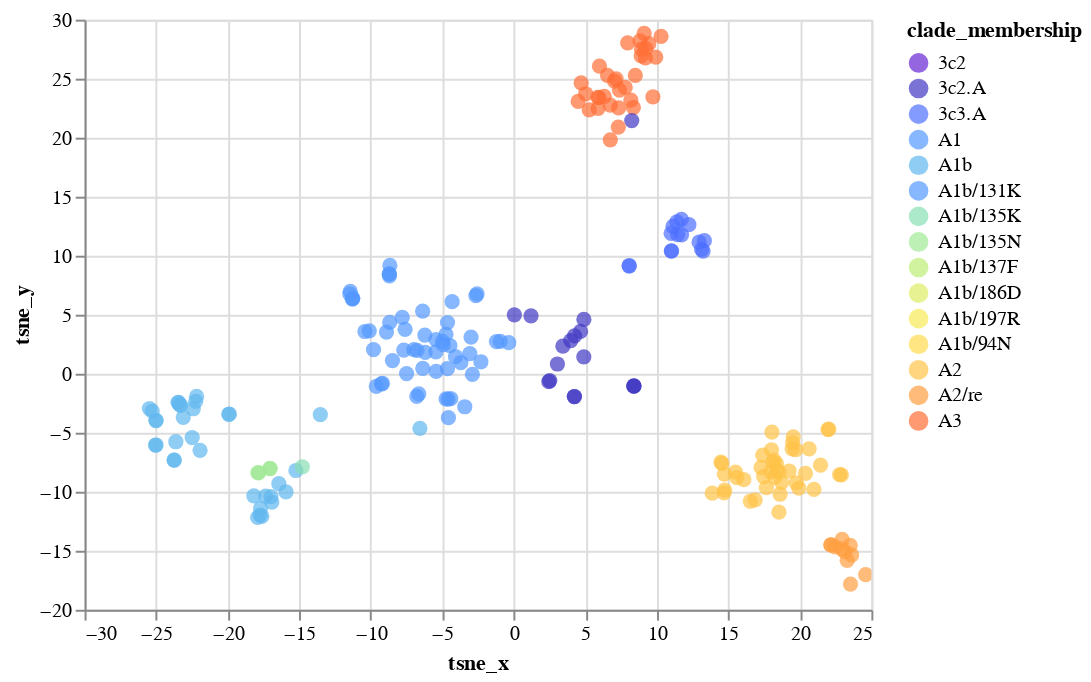

Here is the notebook cell this chart was saved with:
### Code cell
scatterplot_with_tooltip_interactive(merged_tsne_df_concatenated,'tsne_x','tsne_y','tsne_x','tsne_y',['strain', "clade_membership"],'clade_membership:N', domain, range_)

### Figure 1 — Vega-Lite specification as saved in the notebook (floating-point values rounded to 4 significant figures; data arrays with more than 128 entries replaced by an {"elided": "..."} marker saying what was removed)
{"config": {"view": {"continuousWidth": 400, "continuousHeight": 300}}, "data": {"name": "data-eca9199b22fdcbaff464118d13ac5f83"}, "mark": {"type": "circle", "size": 60}, "encoding": {"color": {"type": "nominal", "field": "clade_membership", "scale": {"domain": ["3c2", "3c2.A", "3c3.A", "A1", "A1b", "A1b/131K", "A1b/135K", "A1b/135N", "A1b/137F", "A1b/186D", "A1b/197R", "A1b/94N", "A2", "A2/re", "A3"], "range": ["#6626d4", "#4138c3", "#4e70ff", "#5499ff", "#61b8f0", "#5499ff", "#87dfb3", "#a0e994", "#bdee78", "#ddee64", "#f8e957", "#ffdb4e", "#ffc348", "#ff9e40", "#ff6e36"]}}, "tooltip": [{"type": "nominal", "field": "strain"}, {"type": "nominal", "field": "clade_membership"}], "x": {"type": "quantitative", "field": "tsne_x", "title": "tsne_x"}, "y": {"type": "quantitative", "field": "tsne_y", "title": "tsne_y"}}, "selection": {"selector026": {"type": "interval", "bind": "scales", "encodings": ["x", "y"]}}, "$schema": "https://vega.github.io/schema/vega-lite/v4.8.1.json", "datasets": {"data-eca9199b22fdcbaff464118d13ac5f83": {"elided": "231 records"}}}
